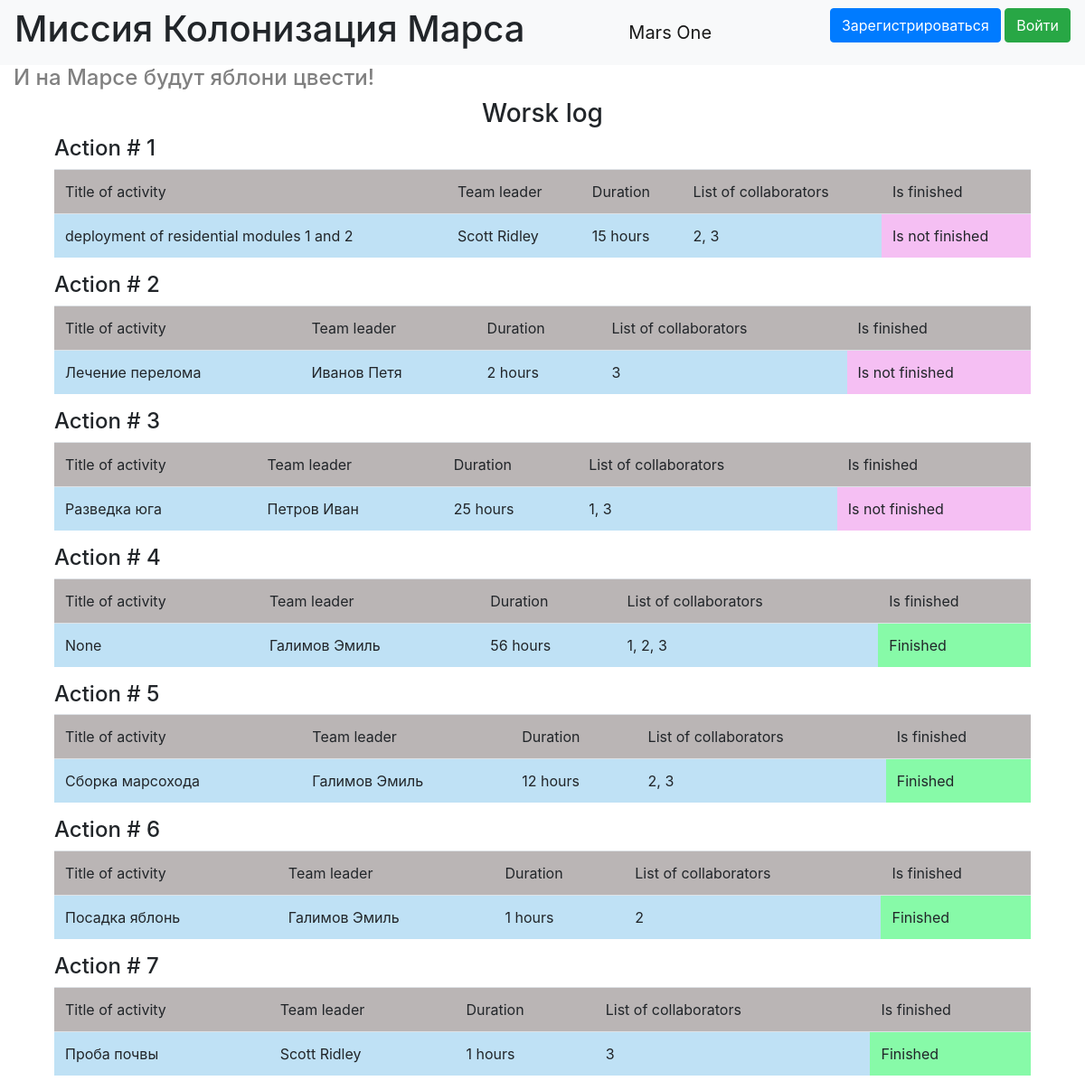
Before: / with the older database file.
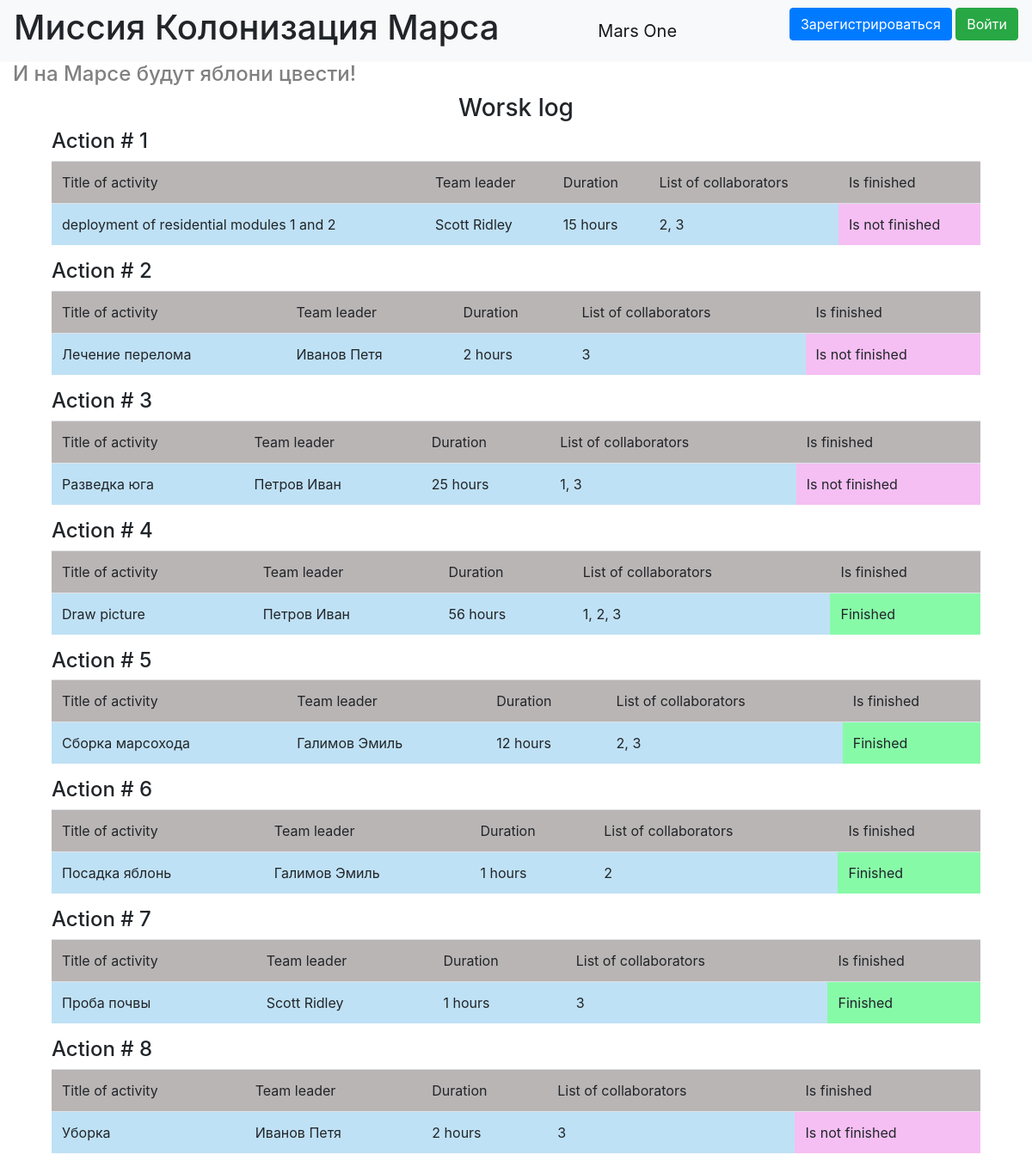
After: the same page with the newer database file.
### data/jobs.py (models this page shows)
class Jobs(SqlAlchemyBase):
    __tablename__ = 'jobs'
    id = sqlalchemy.Column(sqlalchemy.Integer,
                           primary_key=True, autoincrement=True)
    team_leader = sqlalchemy.Column(sqlalchemy.Integer,
                                    sqlalchemy.ForeignKey("users.id"))
    job = sqlalchemy.Column(sqlalchemy.String, nullable=True)
    work_size = sqlalchemy.Column(sqlalchemy.Integer, nullable=True)
    collaborators = sqlalchemy.Column(sqlalchemy.String, nullable=True)
    start_date = sqlalchemy.Column(sqlalchemy.Date, nullable=True)
    end_date = sqlalchemy.Column(sqlalchemy.Date, nullable=True)
    is_finished = sqlalchemy.Column(sqlalchemy.Boolean, nullable=True)
    user = orm.relation('User')

### data/users.py (models this page shows, shortened)
class User(SqlAlchemyBase, UserMixin):
    __tablename__ = 'users'
    id = sqlalchemy.Column(sqlalchemy.Integer,
                           primary_key=True, autoincrement=True)
    surname = sqlalchemy.Column(sqlalchemy.String, nullable=True)
    name = sqlalchemy.Column(sqlalchemy.String, nullable=True)
    age = sqlalchemy.Column(sqlalchemy.Integer, nullable=True)
    position = sqlalchemy.Column(sqlalchemy.String, nullable=True)
    speciality = sqlalchemy.Column(sqlalchemy.String, nullable=True)
    address = sqlalchemy.Column(sqlalchemy.String, nullable=True)
    email = sqlalchemy.Column(sqlalchemy.String,
                              index=True, unique=True, nullable=True)
    hashed_password = sqlalchemy.Column(sqlalchemy.String, nullable=True)
    modified_date = sqlalchemy.Column(sqlalchemy.DateTime, default=datetime.datetime.now)
    jobs = orm.relation("Jobs", back_populates='user')

### main.py (the view)
@app.route('/')
def job_list():
    db_sess = db_session.create_session()
    jobs = db_sess.query(Jobs)
    return render_template('index.html', jobs=jobs, title='Журнал работ')

### data/db_session.py (called while the page is built)
def create_session() -> Session:
    global __factory
    return __factory()

### templates/index.html (shortened to what this page needs)
{% extends "base.html" %}
{% block navbar_cont %}
    <h1>Миссия Колонизация Марса</h1>
{% endblock %}
{% block content %}
    {% set lab = "Action #" %}
    <h4 class="grey">И на Марсе будут яблони цвести!</h4>
    <h3 class="works-title">Worsk log</h3>
    <div class="all-jobs-table">
    {% for item in jobs %}
    <div class="jobs-table">
        <h4>{{lab}} {{loop.index}}</h4>
        <table class="table">
          <thead>
            <tr>
              <td scope="col" class="table-head-grey">Title of activity</td>
              <td scope="col" class="table-head-grey">Team leader</td>
              <td scope="col" class="table-head-grey">Duration</td>
              <td scope="col" class="table-head-grey">List of collaborators</td>
              <td scope="col" class="table-head-grey">Is finished</td>
            </tr>
          </thead>
          <tbody>
            <tr>
              <td scope="row" class="table-body-blue">{{item.job}}</td>
              <td class="table-body-blue">{{item.user.surname}} {{item.user.name}}</td>
              <td class="table-body-blue">{{item.work_size}} hours</td>
              <td class="table-body-blue">{{item.collaborators}}</td>
              {% if item.is_finished == 0 %}
              <td class="table-body-pink">Is not finished</td>
              {% else %}
                <td class="table-body-green">Finished</td>
              {% endif %}
            </tr>
          </tbody>
        </table>
    </div>
    {% endfor %}
    </div>
{% endblock %}

### templates/base.html (shortened to what this page needs)
<!doctype html>
<html lang="en">
<head>
    <link rel="stylesheet"
          href="https://stackpath.bootstrapcdn.com/bootstrap/4.4.1/css/bootstrap.min.css"
>
    <link rel="stylesheet" type="text/css" href="{{url_for('static', filename='css/style.css')}}" />
</head>
<body>
<header>
    <nav class="navbar navbar-light bg-light">
        {% block navbar_cont %}{% endblock %}
        <a class="navbar-brand mars-one" href="#">Mars One</a>
        {% if current_user.is_authenticated %}
            <a class="navbar-brand" href="/logout">{{ current_user.name }} {{ current_user.surname}}</a>
        {% else %}
            <p>
                <a class="btn btn-primary " href="/register">Зарегистрироваться</a>
                <a class="btn btn-success" href="/login">Войти</a>
            </p>
        {% endif %}
    </nav>
</header>
<main role="main" class="container">
    {% block content %}{% endblock %}
</main>
</body>
</html>

### static/css/style.css (style rules this page uses)
.container { max-width: 1920px; }
h1, h4.grey { text-align: left; }
.mars-one { text-align: center; }
h4.grey { color: grey; }
.works-title { text-align: center; }
.jobs-table, .all-jobs-table { max-width: 1080px; margin: auto; }
.table-head-grey { background-color: #bab5b5; }
.table-body-blue { background-color: #bfe1f5; }
.table-body-pink { background-color: #f5bff3; }
.table-body-green { background-color: #87faa8; }

Changed rows visible on the page:
changed Jobs: job "None" → "Draw picture"; user.surname "Галимов" → "Петров"; user.name "Эмиль" → "Иван"
added Jobs: lab "Action #", job "Уборка", user.surname "Иванов", user.name "Петя", work_size "2", collaborators "3", is_finished "Is not finished"
